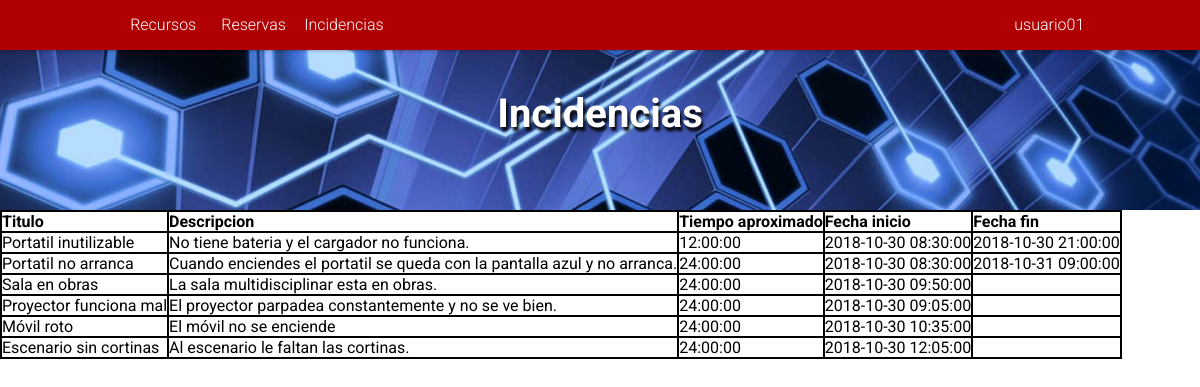
/PaginaWeb/index.php?mostrar=incidencias (signed in), run on the app's committed database.
### tables this page shows
CREATE TABLE IF NOT EXISTS `tbl_empleado` (
`id_empleado` int(11) NOT NULL AUTO_INCREMENT,
`email_empleado` varchar(100) DEFAULT NULL,
`usuario_empleado` varchar(100) DEFAULT NULL,
`password_empleado` varchar(255) DEFAULT NULL,
`nombre_empleado` varchar(100) DEFAULT NULL,
`apellido_empleado` varchar(100) DEFAULT NULL,
`grupo_empleado` ENUM('usuarios', 'administradores') DEFAULT 'usuarios',
PRIMARY KEY (`id_empleado`),
UNIQUE KEY `email_empleado` (`email_empleado`),
UNIQUE KEY `usuario_empleado` (`usuario_empleado`)
);

CREATE TABLE IF NOT EXISTS `tbl_incidencia` (
`id_incidencia` int(11) NOT NULL AUTO_INCREMENT,
`titulo_incidencia` varchar(100) DEFAULT NULL,
`descripcion_incidencia` varchar(100) DEFAULT NULL,
`tiempoEstimado_incidencia` TIME DEFAULT NULL,
`fechaInicio_incidencia` DATETIME DEFAULT CURRENT_TIMESTAMP,
`fechaFinal_incidencia` DATETIME DEFAULT NULL,
`id_reserva` int(11) DEFAULT NULL,
PRIMARY KEY (`id_incidencia`)
);

### PaginaWeb/php/datosUsuario.proc.php (called while the page is built, shortened)
<?php
	if (isset($_SESSION['user_id'])) {
		$records = $conn->prepare('SELECT id_empleado, usuario_empleado, email_empleado, password_empleado, grupo_empleado FROM tbl_empleado WHERE id_empleado = :id');
		$records->bindParam(':id', $_SESSION['user_id']);
		$records->execute();
		$results = $records->fetch(PDO::FETCH_ASSOC);
		if (count($results) > 0) {
			$usuario = $results;
		}
	}
?>

### PaginaWeb/php/incidencias.php (the view, shortened to what this page needs)
<article>
	<?php
		if (isset($_REQUEST['idUsu'])) {
			$us=$_REQUEST['idUsu'];
			$consulta=mysqli_query($link, "SELECT * FROM `tbl_incidencia` INNER JOIN `tbl_reserva` ON `tbl_reserva`.`id_reserva`=`tbl_incidencia`.`id_reserva` INNER JOIN `tbl_empleado` ON `tbl_empleado`.`id_empleado`=`tbl_reserva`.`id_empleado` WHERE `tbl_reserva`.`id_empleado`='$us' ORDER BY `id_incidencia`");
			$boton = true;
		}else{
			$consulta=mysqli_query($link, "SELECT * FROM `tbl_incidencia` ORDER BY `id_incidencia`");
		}
		echo "<div class='tabla'>";
			if(mysqli_num_rows($consulta)>0) {
				echo "<div class='fila encabezado'>";
					echo "<div class='columna'>Titulo</div>";
					echo "<div class='columna'>Descripcion</div>";
					echo "<div class='columna'>Tiempo aproximado</div>";
					echo "<div class='columna'>Fecha inicio</div>";
					echo "<div class='columna'>Fecha fin</div>";
				echo "</div>";
				while($array = mysqli_fetch_array($consulta)) {
					$tituloIncidencia = $array['titulo_incidencia'];
					$descripcion = $array['descripcion_incidencia'];
					$tiempoEstimado = $array['tiempoEstimado_incidencia'];
					$fechaInicio = $array['fechaInicio_incidencia'];
					$fechaFin = $array['fechaFinal_incidencia'];
					echo "<div class='fila'>";
						echo "<div class='columna'>$tituloIncidencia</div>";
						echo "<div class='columna'>$descripcion</div>";
						echo "<div class='columna'>$tiempoEstimado</div>";
						echo "<div class='columna'>$fechaInicio</div>";
						echo "<div class='columna'>$fechaFin</div>";
					echo "</div>";
				}
			} else {
				echo "Aún no hay incidencias";
			}
		echo "</div>";
	?>
</article>

### PaginaWeb/php/navegador.php (shortened to what this page needs)
<nav id='MenuDesplegable' class="menu">
	<ul class="nav">
		<li class="nivel1"><a href="index.php">Recursos</a></li>
		<li class="nivel1"><a href="index.php?mostrar=reservas">Reservas</a></li>
		<li class="nivel1"><a href="index.php?mostrar=incidencias">Incidencias</a></li>
		<?php
			$nombreUsuario = $usuario['usuario_empleado'];
				echo "<li class='usuario'><a>".$nombreUsuario."</a>";
				echo "</li>";
		?>
	</ul>
</nav>

### PaginaWeb/assets/css/estilos.css (style rules this page uses)
* { margin: 0; padding: 0; list-style: none; text-decoration: none; border: none; outline: none; box-sizing: border-box; }
body { margin-top: 50px; font-family: Roboto,sans-serif; }

### PaginaWeb/assets/css/tablas.css (style rules this page uses)
div.tabla { display: table; border: 1px solid black; }
div.fila { display: table-row; border: 1px solid black; }
div.columna { display: table-cell; border: 1px solid black; }
div.encabezado { font-weight: bold; }

### PaginaWeb/assets/css/menu.css (style rules this page uses)
* { margin: 0; padding: 0; box-sizing: border-box; }
nav { background-color: #b10004; position: fixed; z-index: 1000; top: 0; width: 100%; box-shadow: 0 -5px 3px 6px rgba(0,0,0,.255); left: 0 !important; font-family: 'Roboto', sans-serif; }
ul.nav { list-style-type: none; margin-left: 10%; }
nav ul li.nivel1 { display: inline-block; width: 8%; position: relative; text-align: center; }
nav ul li.usuario { display: inline-block; min-width: 8%; position: relative; text-align: center; cursor: pointer; float: right; padding-right: 15px; margin-right: 100px; }
nav li a { display: block; text-decoration: none; line-height: 50px; color: #ffffff; font-weight: 300; }

### data on the page
tbl_empleado: usuario_empleado "usuario01"
tbl_incidencia: titulo_incidencia "Portatil inutilizable", descripcion_incidencia "No tiene bateria y el cargador no funciona.", tiempoEstimado_incidencia "12:00:00", fechaInicio_incidencia "2018-10-30 08:30:00", fechaFinal_incidencia "2018-10-30 21:00:00"
tbl_incidencia: titulo_incidencia "Portatil no arranca", descripcion_incidencia "Cuando enciendes el portatil se queda con la pantalla azul y no arranca.", tiempoEstimado_incidencia "24:00:00", fechaInicio_incidencia "2018-10-30 08:30:00", fechaFinal_incidencia "2018-10-31 09:00:00"
tbl_incidencia: titulo_incidencia "Sala en obras", descripcion_incidencia "La sala multidisciplinar esta en obras.", tiempoEstimado_incidencia "24:00:00", fechaInicio_incidencia "2018-10-30 09:50:00"
tbl_incidencia: titulo_incidencia "Proyector funciona mal", descripcion_incidencia "El proyector parpadea constantemente y no se ve bien.", tiempoEstimado_incidencia "24:00:00", fechaInicio_incidencia "2018-10-30 09:05:00"
tbl_incidencia: titulo_incidencia "Móvil roto", descripcion_incidencia "El móvil no se enciende", tiempoEstimado_incidencia "24:00:00", fechaInicio_incidencia "2018-10-30 10:35:00"
tbl_incidencia: titulo_incidencia "Escenario sin cortinas", descripcion_incidencia "Al escenario le faltan las cortinas.", tiempoEstimado_incidencia "24:00:00", fechaInicio_incidencia "2018-10-30 12:05:00"
